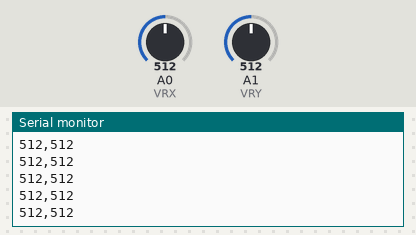
The sketch below on a simulated Arduino Nano, built with avr-gcc and run on an emulated ATmega328P. Parts: the last lines printed to the serial monitor. The inputs (shaded band) are chosen by the test bench; at power-on: A0 (VRX) = 512, A1 (VRY) = 512.

Above: at 5.7 s.
5.8 s: A0 (VRX) set to 987
At 6.5 s:
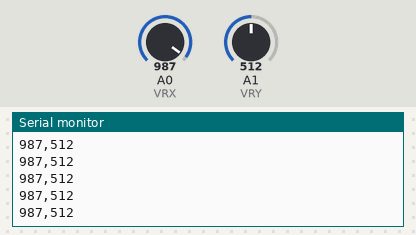
7.3 s: A0 (VRX) set to 1012
At 8.3 s:
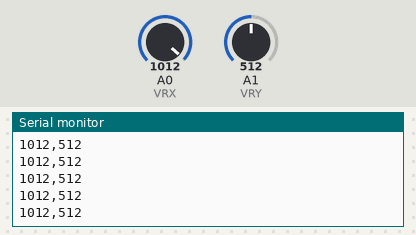
Timing chart, 0 to 10.3 s (numbered marks = the images above; inputs shaded):
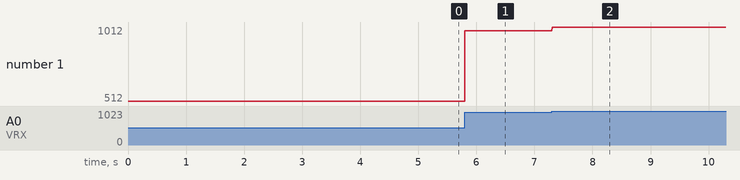

Measured:
- after the input at 5.8 s, the serial monitor: prints a new line at once (image 1)
- after the input at 7.3 s, the serial monitor: prints a new line at once (image 2)
- plotted number 1: 512 → 987 after the input at 5.8 s, 987 → 1012 after the input at 7.3 s

The sketch:

JoystickMouse.ino
```cpp
// Arduino Nano Joystick Reader
// Reads analog joystick X/Y positions and sends them over Serial for mouse
// control.

const int VRX = A0; // Joystick X-axis pin
const int VRY = A1; // Joystick Y-axis pin

void setup() {
  // Initialize high-speed serial communication
  Serial.begin(250000);
}

void loop() {
  // Read joystick axis values (0–1023)
  int x = analogRead(VRX);
  int y = analogRead(VRY);

  // Send data in "x,y" format
  Serial.print(x);
  Serial.print(",");
  Serial.println(y);

  // Small delay for stable and responsive updates
  delay(5);
}
```
